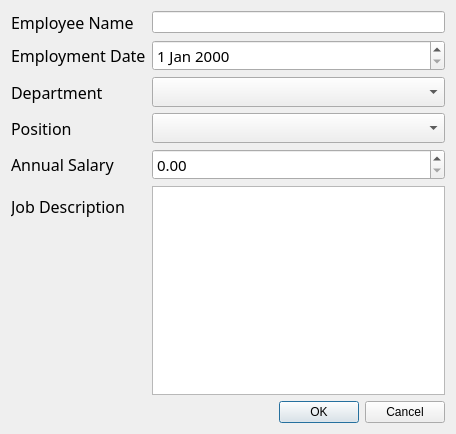
<?xml version="1.0" encoding="UTF-8"?>
<ui version="4.0">
 <class>Dialog</class>
 <widget class="QDialog" name="Dialog">
  <property name="geometry">
   <rect>
    <x>0</x>
    <y>0</y>
    <width>456</width>
    <height>434</height>
   </rect>
  </property>
  <property name="windowTitle">
   <string>Dialog</string>
  </property>
  <layout class="QVBoxLayout" name="verticalLayout">
   <item>
    <layout class="QFormLayout" name="formLayout">
     <item row="0" column="0">
      <widget class="QLabel" name="EmpName">
       <property name="font">
        <font>
         <family>Inconsolata NFM</family>
         <pointsize>12</pointsize>
        </font>
       </property>
       <property name="text">
        <string>&lt;html&gt;&lt;head/&gt;&lt;body&gt;&lt;p&gt;Employee Name&lt;/p&gt;&lt;/body&gt;&lt;/html&gt;</string>
       </property>
      </widget>
     </item>
     <item row="0" column="1">
      <widget class="QLineEdit" name="lineEdit"/>
     </item>
     <item row="1" column="0">
      <widget class="QLabel" name="label_2">
       <property name="font">
        <font>
         <family>Inconsolata Nerd Font Mono</family>
         <pointsize>12</pointsize>
        </font>
       </property>
       <property name="text">
        <string>Employment Date</string>
       </property>
      </widget>
     </item>
     <item row="1" column="1">
      <widget class="QDateEdit" name="dateEdit">
       <property name="font">
        <font>
         <family>Imprint MT Shadow</family>
         <pointsize>11</pointsize>
        </font>
       </property>
      </widget>
     </item>
     <item row="2" column="0">
      <widget class="QLabel" name="label_3">
       <property name="font">
        <font>
         <family>Inconsolata Nerd Font Mono</family>
         <pointsize>12</pointsize>
        </font>
       </property>
       <property name="text">
        <string>Department</string>
       </property>
      </widget>
     </item>
     <item row="2" column="1">
      <widget class="QComboBox" name="comboBox">
       <property name="font">
        <font>
         <family>Imprint MT Shadow</family>
         <pointsize>11</pointsize>
        </font>
       </property>
      </widget>
     </item>
     <item row="3" column="0">
      <widget class="QLabel" name="label_4">
       <property name="font">
        <font>
         <family>Inconsolata Nerd Font Mono</family>
         <pointsize>12</pointsize>
        </font>
       </property>
       <property name="text">
        <string>Position</string>
       </property>
      </widget>
     </item>
     <item row="3" column="1">
      <widget class="QComboBox" name="comboBox_2">
       <property name="font">
        <font>
         <family>Imprint MT Shadow</family>
         <pointsize>11</pointsize>
        </font>
       </property>
      </widget>
     </item>
     <item row="4" column="0">
      <widget class="QLabel" name="label_5">
       <property name="font">
        <font>
         <family>Inconsolata Nerd Font Mono</family>
         <pointsize>12</pointsize>
        </font>
       </property>
       <property name="text">
        <string>Annual Salary</string>
       </property>
      </widget>
     </item>
     <item row="4" column="1">
      <widget class="QDoubleSpinBox" name="doubleSpinBox">
       <property name="font">
        <font>
         <family>Imprint MT Shadow</family>
         <pointsize>11</pointsize>
        </font>
       </property>
      </widget>
     </item>
     <item row="5" column="0">
      <widget class="QLabel" name="label_6">
       <property name="font">
        <font>
         <family>Inconsolata Nerd Font Mono</family>
         <pointsize>12</pointsize>
        </font>
       </property>
       <property name="text">
        <string>Job Description</string>
       </property>
      </widget>
     </item>
     <item row="5" column="1">
      <widget class="QTextEdit" name="textEdit">
       <property name="font">
        <font>
         <family>Imprint MT Shadow</family>
         <pointsize>11</pointsize>
        </font>
       </property>
      </widget>
     </item>
     <item row="6" column="0" colspan="2">
      <widget class="QDialogButtonBox" name="buttonBox">
       <property name="orientation">
        <enum>Qt::Horizontal</enum>
       </property>
       <property name="standardButtons">
        <set>QDialogButtonBox::Cancel|QDialogButtonBox::Ok</set>
       </property>
      </widget>
     </item>
    </layout>
   </item>
  </layout>
 </widget>
 <tabstops>
  <tabstop>lineEdit</tabstop>
  <tabstop>dateEdit</tabstop>
  <tabstop>comboBox</tabstop>
  <tabstop>comboBox_2</tabstop>
  <tabstop>doubleSpinBox</tabstop>
  <tabstop>textEdit</tabstop>
 </tabstops>
 <resources/>
 <connections>
  <connection>
   <sender>buttonBox</sender>
   <signal>accepted()</signal>
   <receiver>Dialog</receiver>
   <slot>accept()</slot>
   <hints>
    <hint type="sourcelabel">
     <x>228</x>
     <y>411</y>
    </hint>
    <hint type="destinationlabel">
     <x>157</x>
     <y>274</y>
    </hint>
   </hints>
  </connection>
  <connection>
   <sender>buttonBox</sender>
   <signal>rejected()</signal>
   <receiver>Dialog</receiver>
   <slot>reject()</slot>
   <hints>
    <hint type="sourcelabel">
     <x>296</x>
     <y>417</y>
    </hint>
    <hint type="destinationlabel">
     <x>286</x>
     <y>274</y>
    </hint>
   </hints>
  </connection>
 </connections>
</ui>
